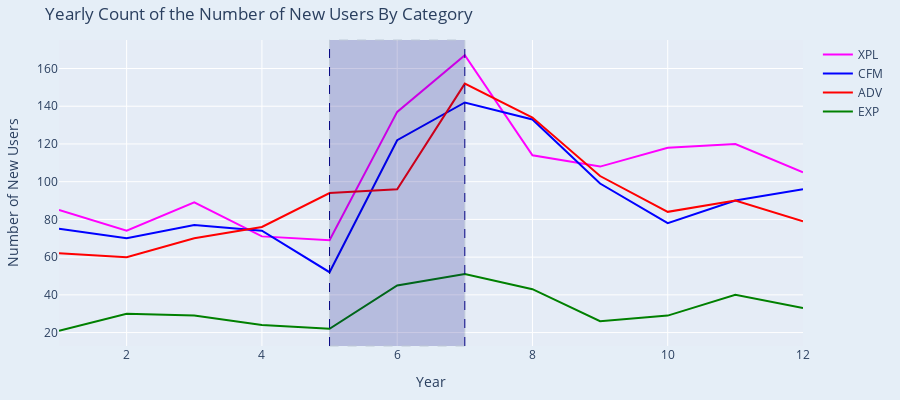

The notebook cell this image was saved under:
### Code cell
fig3 = go.Figure()

target_year=2014
for catname, df in n_by_month.items():
    df = df.loc[target_year]
    fig3.add_scatter(
        x=df.index,
        y=df["size"].values,
        name=catname,
        mode="lines",
        marker_color=CMAP[catname]
    )
    
fig3.update_layout(
    title_text="Yearly Count of the Number of New Users By Category",
    yaxis_title="Number of New Users",
    xaxis_title="Year",
    
    xaxis={'categoryorder':'array', 'categoryarray':all_years},
    
    barmode='stack',
    
    width=900, height=400,
    margin=dict(l=20, r=20, t=40, b=40),
    paper_bgcolor="#E5EEF7")

fig3.add_vline(x=5, line_width=1, line_dash="dash", line_color="navy")
fig3.add_vline(x=7, line_width=1, line_dash="dash", line_color="navy")
fig3.add_vrect(x0=5, x1=7, line_width=1, line_dash="dash", fillcolor="navy", opacity=0.2)

fig3.show()

### Figure 1 — Plotly figure (JSON) as saved in the notebook; plotly's stock layout.template omitted (floating-point values rounded to 4 significant figures)
{"data": [{"marker": {"color": "magenta"}, "mode": "lines", "name": "XPL", "type": "scatter", "x": [1, 2, 3, 4, 5, 6, 7, 8, 9, 10, 11, 12], "y": [85, 74, 89, 71, 69, 137, 167, 114, 108, 118, 120, 105]}, {"marker": {"color": "blue"}, "mode": "lines", "name": "CFM", "type": "scatter", "x": [1, 2, 3, 4, 5, 6, 7, 8, 9, 10, 11, 12], "y": [75, 70, 77, 74, 52, 122, 142, 133, 99, 78, 90, 96]}, {"marker": {"color": "red"}, "mode": "lines", "name": "ADV", "type": "scatter", "x": [1, 2, 3, 4, 5, 6, 7, 8, 9, 10, 11, 12], "y": [62, 60, 70, 76, 94, 96, 152, 134, 103, 84, 90, 79]}, {"marker": {"color": "green"}, "mode": "lines", "name": "EXP", "type": "scatter", "x": [1, 2, 3, 4, 5, 6, 7, 8, 9, 10, 11, 12], "y": [21, 30, 29, 24, 22, 45, 51, 43, 26, 29, 40, 33]}], "layout": {"barmode": "stack", "height": 400, "margin": {"b": 40, "l": 20, "r": 20, "t": 40}, "paper_bgcolor": "#E5EEF7", "shapes": [{"line": {"color": "navy", "dash": "dash", "width": 1}, "type": "line", "x0": 5, "x1": 5, "xref": "x", "y0": 0, "y1": 1, "yref": "y domain"}, {"line": {"color": "navy", "dash": "dash", "width": 1}, "type": "line", "x0": 7, "x1": 7, "xref": "x", "y0": 0, "y1": 1, "yref": "y domain"}, {"fillcolor": "navy", "line": {"dash": "dash", "width": 1}, "opacity": 0.2, "type": "rect", "x0": 5, "x1": 7, "xref": "x", "y0": 0, "y1": 1, "yref": "y domain"}], "title": {"text": "Yearly Count of the Number of New Users By Category"}, "width": 900, "xaxis": {"categoryarray": [1996, 2000, 2001, 2002, 2003, 2004, 2005, 2006, 2007, 2008, 2009, 2010, 2011, 2012, 2013, 2014, 2015, 2016, 2017], "categoryorder": "array", "title": {"text": "Year"}}, "yaxis": {"title": {"text": "Number of New Users"}}}}
